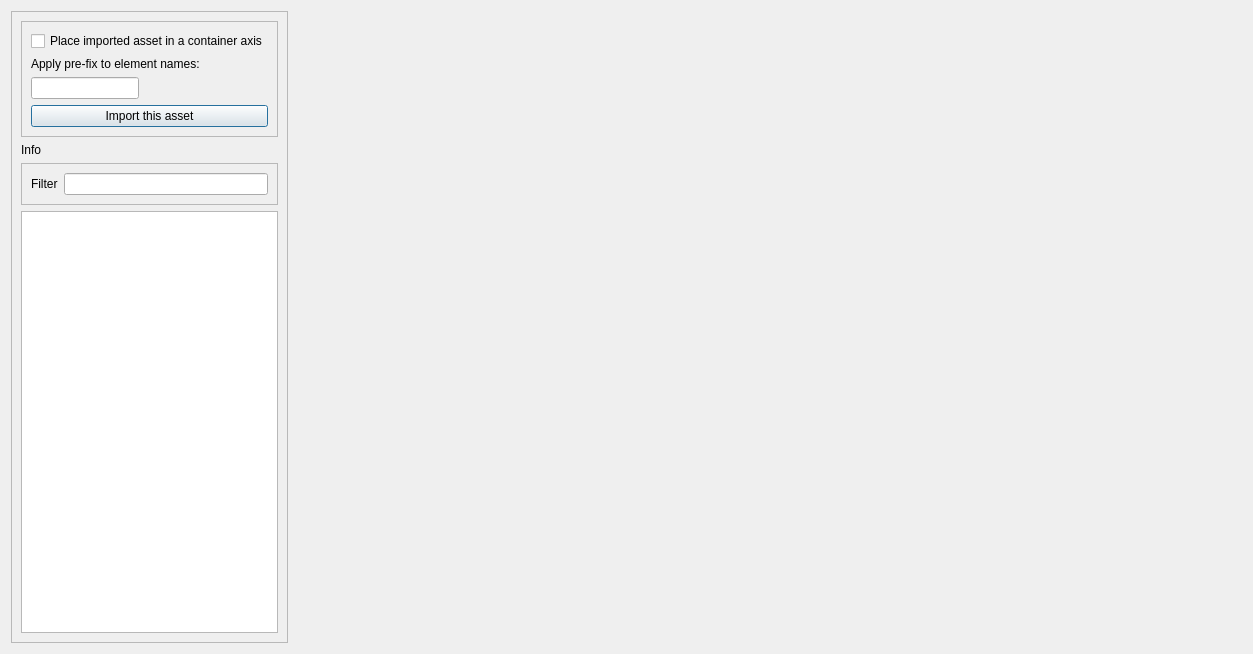
<?xml version="1.0" encoding="UTF-8"?>
<ui version="4.0">
 <class>MainWindow</class>
 <widget class="QDialog" name="MainWindow">
  <property name="windowModality">
   <enum>Qt::ApplicationModal</enum>
  </property>
  <property name="geometry">
   <rect>
    <x>0</x>
    <y>0</y>
    <width>1253</width>
    <height>654</height>
   </rect>
  </property>
  <property name="acceptDrops">
   <bool>true</bool>
  </property>
  <property name="windowTitle">
   <string>Standard assets</string>
  </property>
  <property name="windowIcon">
   <iconset resource="resources.qrc">
    <normaloff>:/icons/Dave_icon.png</normaloff>:/icons/Dave_icon.png</iconset>
  </property>
  <property name="locale">
   <locale language="English" country="UnitedStates"/>
  </property>
  <layout class="QHBoxLayout" name="horizontalLayout">
   <item>
    <widget class="QFrame" name="frame">
     <property name="sizePolicy">
      <sizepolicy hsizetype="Fixed" vsizetype="Preferred">
       <horstretch>0</horstretch>
       <verstretch>0</verstretch>
      </sizepolicy>
     </property>
     <property name="frameShape">
      <enum>QFrame::StyledPanel</enum>
     </property>
     <property name="frameShadow">
      <enum>QFrame::Raised</enum>
     </property>
     <layout class="QVBoxLayout" name="verticalLayout">
      <item>
       <widget class="QFrame" name="frame_4">
        <property name="sizePolicy">
         <sizepolicy hsizetype="Preferred" vsizetype="Minimum">
          <horstretch>0</horstretch>
          <verstretch>0</verstretch>
         </sizepolicy>
        </property>
        <property name="frameShape">
         <enum>QFrame::StyledPanel</enum>
        </property>
        <property name="frameShadow">
         <enum>QFrame::Raised</enum>
        </property>
        <layout class="QFormLayout" name="formLayout">
         <item row="1" column="0">
          <widget class="QCheckBox" name="checkBox">
           <property name="text">
            <string>Place imported asset in a container axis</string>
           </property>
          </widget>
         </item>
         <item row="5" column="0" colspan="2">
          <widget class="QPushButton" name="btnImport">
           <property name="text">
            <string>Import this asset</string>
           </property>
           <property name="default">
            <bool>true</bool>
           </property>
          </widget>
         </item>
         <item row="3" column="0">
          <widget class="QLineEdit" name="txtPrefix"/>
         </item>
         <item row="2" column="0">
          <widget class="QLabel" name="label_19">
           <property name="text">
            <string>Apply pre-fix to element names:</string>
           </property>
          </widget>
         </item>
        </layout>
       </widget>
      </item>
      <item>
       <widget class="QLabel" name="lblInfo">
        <property name="text">
         <string>Info</string>
        </property>
       </widget>
      </item>
      <item>
       <widget class="QFrame" name="frame_5">
        <property name="frameShape">
         <enum>QFrame::StyledPanel</enum>
        </property>
        <property name="frameShadow">
         <enum>QFrame::Raised</enum>
        </property>
        <layout class="QHBoxLayout" name="horizontalLayout_5">
         <item>
          <widget class="QLabel" name="label_2">
           <property name="text">
            <string>Filter</string>
           </property>
          </widget>
         </item>
         <item>
          <widget class="QLineEdit" name="lineEdit"/>
         </item>
        </layout>
       </widget>
      </item>
      <item>
       <widget class="QListWidget" name="listWidget">
        <property name="editTriggers">
         <set>QAbstractItemView::NoEditTriggers</set>
        </property>
        <property name="showDropIndicator" stdset="0">
         <bool>false</bool>
        </property>
        <property name="defaultDropAction">
         <enum>Qt::IgnoreAction</enum>
        </property>
        <property name="alternatingRowColors">
         <bool>true</bool>
        </property>
       </widget>
      </item>
     </layout>
    </widget>
   </item>
   <item>
    <layout class="QHBoxLayout" name="horizontalLayout_2">
     <item>
      <widget class="QFrame" name="frame3d">
       <property name="sizePolicy">
        <sizepolicy hsizetype="Preferred" vsizetype="Preferred">
         <horstretch>0</horstretch>
         <verstretch>0</verstretch>
        </sizepolicy>
       </property>
       <property name="acceptDrops">
        <bool>false</bool>
       </property>
       <property name="frameShape">
        <enum>QFrame::NoFrame</enum>
       </property>
       <property name="frameShadow">
        <enum>QFrame::Raised</enum>
       </property>
      </widget>
     </item>
    </layout>
   </item>
  </layout>
  <action name="actionSave_scene">
   <property name="text">
    <string>Save as</string>
   </property>
  </action>
  <action name="actionImport_sub_scene">
   <property name="text">
    <string>Import</string>
   </property>
  </action>
  <action name="actionNew">
   <property name="text">
    <string>New</string>
   </property>
  </action>
  <action name="actionHorizontal_camera">
   <property name="text">
    <string>Level camera (make horizon horizontal)</string>
   </property>
   <property name="shortcut">
    <string>Alt+L</string>
   </property>
  </action>
  <action name="action">
   <property name="text">
    <string>---</string>
   </property>
  </action>
  <action name="action2D_mode">
   <property name="checkable">
    <bool>true</bool>
   </property>
   <property name="text">
    <string>2D mode</string>
   </property>
  </action>
  <action name="actionDark_mode">
   <property name="checkable">
    <bool>false</bool>
   </property>
   <property name="text">
    <string>Make darker</string>
   </property>
   <property name="shortcut">
    <string>Alt+-</string>
   </property>
  </action>
  <action name="actionShow_visuals">
   <property name="checkable">
    <bool>true</bool>
   </property>
   <property name="checked">
    <bool>true</bool>
   </property>
   <property name="text">
    <string>Show visuals</string>
   </property>
  </action>
  <action name="actionShow_Geometry_elements">
   <property name="checkable">
    <bool>true</bool>
   </property>
   <property name="checked">
    <bool>true</bool>
   </property>
   <property name="text">
    <string>Show Geometry elements</string>
   </property>
  </action>
  <action name="actionShow_force_applyting_element">
   <property name="checkable">
    <bool>true</bool>
   </property>
   <property name="checked">
    <bool>true</bool>
   </property>
   <property name="text">
    <string>Show non-geometry elements</string>
   </property>
  </action>
  <action name="actionSet_all_visible">
   <property name="text">
    <string>Set all visible</string>
   </property>
  </action>
  <action name="actionSet_all_hidden">
   <property name="text">
    <string>Set all hidden</string>
   </property>
  </action>
  <action name="actionFull_refresh">
   <property name="text">
    <string>Full refresh</string>
   </property>
  </action>
  <action name="actionShow_water_plane">
   <property name="checkable">
    <bool>true</bool>
   </property>
   <property name="checked">
    <bool>false</bool>
   </property>
   <property name="text">
    <string>Show water-plane</string>
   </property>
  </action>
  <action name="actionAdd_light">
   <property name="text">
    <string>Make lighter</string>
   </property>
   <property name="shortcut">
    <string>Alt+=</string>
   </property>
  </action>
  <action name="actionShow_all_forces_at_same_size">
   <property name="checkable">
    <bool>true</bool>
   </property>
   <property name="checked">
    <bool>true</bool>
   </property>
   <property name="text">
    <string>Show all forces same size (normalize)</string>
   </property>
  </action>
  <action name="actionIncrease_force_size">
   <property name="text">
    <string>Increase force size</string>
   </property>
   <property name="shortcut">
    <string>Alt+]</string>
   </property>
  </action>
  <action name="actionDecrease_force_size">
   <property name="text">
    <string>Decrease force size</string>
   </property>
   <property name="shortcut">
    <string>Alt+[</string>
   </property>
  </action>
  <action name="actionIncrease_Geometry_size">
   <property name="text">
    <string>Increase Geometry size (poi, axis)</string>
   </property>
   <property name="shortcut">
    <string>Alt+Shift+]</string>
   </property>
  </action>
  <action name="actionDecrease_Geometry_size">
   <property name="text">
    <string>Decrease Geometry size</string>
   </property>
   <property name="shortcut">
    <string>Alt+Shift+[</string>
   </property>
  </action>
  <action name="actionPython_console">
   <property name="text">
    <string>Python console</string>
   </property>
  </action>
  <action name="actionGoal_seek">
   <property name="text">
    <string>Goal-seek (one variable)</string>
   </property>
  </action>
  <action name="actionStability_curve">
   <property name="text">
    <string>Stability-curve</string>
   </property>
  </action>
  <action name="actionOptimize">
   <property name="text">
    <string>TODO: Optimize (multiple variables)</string>
   </property>
  </action>
  <action name="actionOpen">
   <property name="text">
    <string>Open</string>
   </property>
  </action>
 </widget>
 <tabstops>
  <tabstop>checkBox</tabstop>
  <tabstop>btnImport</tabstop>
  <tabstop>lineEdit</tabstop>
 </tabstops>
 <resources>
  <include location="resources.qrc"/>
 </resources>
 <connections/>
</ui>
